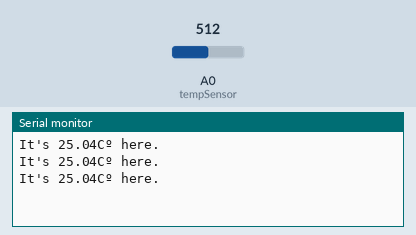
Recording of a sketch running on a simulated Arduino Uno, built with avr-gcc and run on an emulated ATmega328P. Parts: the last lines printed to the serial monitor. The inputs (shaded band) are chosen by the test bench; at power-on: A0 (tempSensor) = 512.

Above: at 1.3 s.
1.4 s: A0 (tempSensor) set to 716
At 1.9 s:
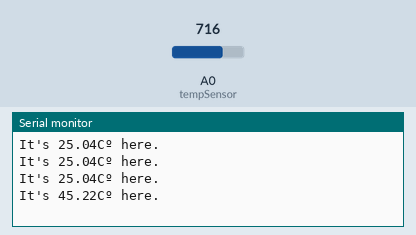
2.9 s: A0 (tempSensor) set to 900
At 3.4 s:
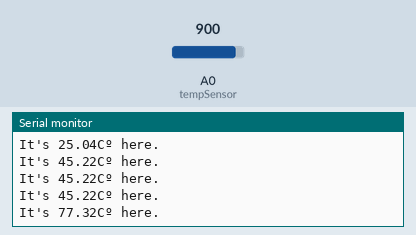
Timing chart, 0 to 5.9 s (numbered marks = the images above; inputs shaded):
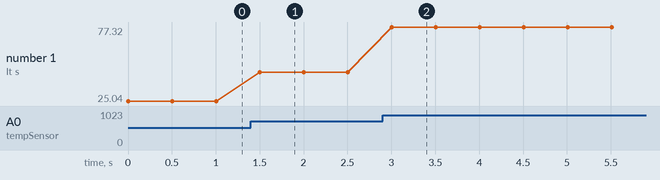

Measured:
- after the input at 1.4 s, the serial monitor: prints a new line after 0.10 s (image 1)
- after the input at 2.9 s, the serial monitor: prints a new line after 0.11 s (image 2)
- plotted number 1: 25.04 → 45.22 after the input at 1.4 s, 45.22 → 77.32 after the input at 2.9 s

The sketch:

07_arduino_temperature_sensor.ino
```cpp
// This shows you how to use the temperature sensor. It can give you the current temperature in Cº, but you need to do the conversion first.

const int tempSensor = A0; // The tempSensor uses an analog input
const int B = 3975; // Needed for the temp sensor. You should not change that.

void setup() {
  Serial.begin(9600); // Open the serial port at 9600bps
  pinMode(tempSensor, INPUT);
}

void loop() {
  // Get the (raw) value of the temperature sensor.
  int val = analogRead(tempSensor);

  // Determine the current resistance of the thermistor based on the sensor value.
  float resistance = (float)(1023-val)*10000/val;

  // Calculate the temperature based on the resistance value.
  float temperature = 1/(log(resistance/10000)/B+1/298.15)-273.15;

  Serial.print( "It's " ); // Print to the serial console. This will be the main communication between the Arduino and p5.js
  Serial.print(temperature);
  Serial.print( "Cº here." );
  Serial.println(); // Print a new Line
  delay(500); // !IMPORTANT! Wait half a second before reading again. Don't read inputs without this. This may crash your sketch.
}
```
